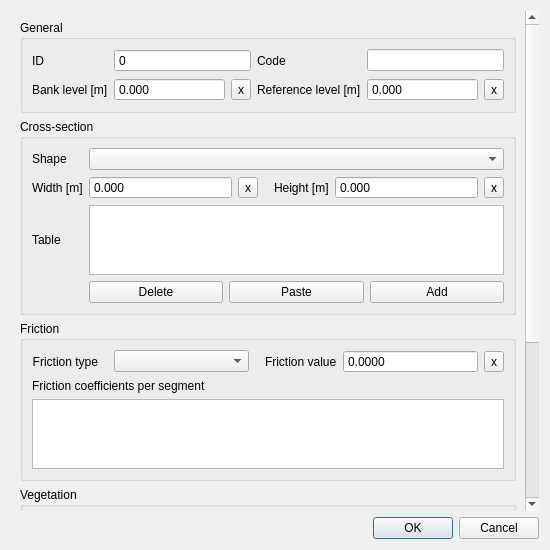
<?xml version="1.0" encoding="UTF-8"?>
<ui version="4.0">
 <class>Dialog</class>
 <widget class="QDialog" name="Dialog">
  <property name="geometry">
   <rect>
    <x>0</x>
    <y>0</y>
    <width>550</width>
    <height>550</height>
   </rect>
  </property>
  <property name="windowTitle">
   <string>Dialog</string>
  </property>
  <layout class="QGridLayout" name="gridLayout">
   <item row="0" column="0">
    <widget class="QScrollArea" name="scrollArea">
     <property name="frameShape">
      <enum>QFrame::NoFrame</enum>
     </property>
     <property name="widgetResizable">
      <bool>true</bool>
     </property>
     <widget class="QWidget" name="scrollAreaWidgetContents">
      <property name="geometry">
       <rect>
        <x>0</x>
        <y>0</y>
        <width>515</width>
        <height>691</height>
       </rect>
      </property>
      <layout class="QGridLayout" name="gridLayout_2">
       <item row="0" column="0">
        <widget class="QGroupBox" name="grp_general">
         <property name="enabled">
          <bool>true</bool>
         </property>
         <property name="title">
          <string>General</string>
         </property>
         <layout class="QGridLayout" name="gridLayout_9">
          <item row="0" column="4" colspan="2">
           <widget class="QLineEdit" name="code">
            <property name="sizePolicy">
             <sizepolicy hsizetype="Expanding" vsizetype="Fixed">
              <horstretch>0</horstretch>
              <verstretch>0</verstretch>
             </sizepolicy>
            </property>
            <property name="clearButtonEnabled">
             <bool>true</bool>
            </property>
           </widget>
          </item>
          <item row="0" column="0">
           <widget class="QLabel" name="label_24">
            <property name="text">
             <string>ID</string>
            </property>
            <property name="alignment">
             <set>Qt::AlignLeading|Qt::AlignLeft|Qt::AlignVCenter</set>
            </property>
           </widget>
          </item>
          <item row="1" column="4">
           <widget class="QDoubleSpinBox" name="reference_level">
            <property name="sizePolicy">
             <sizepolicy hsizetype="Expanding" vsizetype="Fixed">
              <horstretch>0</horstretch>
              <verstretch>0</verstretch>
             </sizepolicy>
            </property>
            <property name="locale">
             <locale language="English" country="UnitedStates"/>
            </property>
            <property name="buttonSymbols">
             <enum>QAbstractSpinBox::NoButtons</enum>
            </property>
            <property name="decimals">
             <number>3</number>
            </property>
            <property name="minimum">
             <double>-99999999.000000000000000</double>
            </property>
            <property name="maximum">
             <double>1000000.000000000000000</double>
            </property>
            <property name="showClearButton" stdset="0">
             <bool>true</bool>
            </property>
            <property name="clearValue" stdset="0">
             <bool>true</bool>
            </property>
            <property name="expressionsEnabled" stdset="0">
             <bool>true</bool>
            </property>
           </widget>
          </item>
          <item row="0" column="3">
           <widget class="QLabel" name="label_25">
            <property name="text">
             <string>Code</string>
            </property>
            <property name="alignment">
             <set>Qt::AlignLeading|Qt::AlignLeft|Qt::AlignVCenter</set>
            </property>
           </widget>
          </item>
          <item row="1" column="2">
           <widget class="QToolButton" name="bank_level_clear">
            <property name="text">
             <string>x</string>
            </property>
           </widget>
          </item>
          <item row="1" column="1">
           <widget class="QDoubleSpinBox" name="bank_level">
            <property name="sizePolicy">
             <sizepolicy hsizetype="Expanding" vsizetype="Fixed">
              <horstretch>0</horstretch>
              <verstretch>0</verstretch>
             </sizepolicy>
            </property>
            <property name="locale">
             <locale language="English" country="UnitedStates"/>
            </property>
            <property name="buttonSymbols">
             <enum>QAbstractSpinBox::NoButtons</enum>
            </property>
            <property name="decimals">
             <number>3</number>
            </property>
            <property name="minimum">
             <double>-99999999.000000000000000</double>
            </property>
            <property name="maximum">
             <double>1000000.000000000000000</double>
            </property>
            <property name="showClearButton" stdset="0">
             <bool>true</bool>
            </property>
            <property name="clearValue" stdset="0">
             <bool>true</bool>
            </property>
            <property name="expressionsEnabled" stdset="0">
             <bool>true</bool>
            </property>
           </widget>
          </item>
          <item row="1" column="5">
           <widget class="QToolButton" name="reference_level_clear">
            <property name="text">
             <string>x</string>
            </property>
           </widget>
          </item>
          <item row="1" column="0">
           <widget class="QLabel" name="label_23">
            <property name="text">
             <string>Bank level [m]</string>
            </property>
            <property name="alignment">
             <set>Qt::AlignLeading|Qt::AlignLeft|Qt::AlignVCenter</set>
            </property>
            <property name="indent">
             <number>-1</number>
            </property>
           </widget>
          </item>
          <item row="1" column="3">
           <widget class="QLabel" name="label_6">
            <property name="locale">
             <locale language="English" country="UnitedStates"/>
            </property>
            <property name="text">
             <string>Reference level [m]</string>
            </property>
            <property name="alignment">
             <set>Qt::AlignLeading|Qt::AlignLeft|Qt::AlignVCenter</set>
            </property>
           </widget>
          </item>
          <item row="0" column="1" colspan="2">
           <widget class="QSpinBox" name="id">
            <property name="readOnly">
             <bool>true</bool>
            </property>
            <property name="buttonSymbols">
             <enum>QAbstractSpinBox::NoButtons</enum>
            </property>
            <property name="maximum">
             <number>99999999</number>
            </property>
            <property name="showClearButton" stdset="0">
             <bool>true</bool>
            </property>
            <property name="clearValue" stdset="0">
             <bool>true</bool>
            </property>
            <property name="expressionsEnabled" stdset="0">
             <bool>false</bool>
            </property>
           </widget>
          </item>
         </layout>
        </widget>
       </item>
       <item row="5" column="0">
        <spacer name="verticalSpacer">
         <property name="orientation">
          <enum>Qt::Vertical</enum>
         </property>
         <property name="sizeHint" stdset="0">
          <size>
           <width>20</width>
           <height>40</height>
          </size>
         </property>
        </spacer>
       </item>
       <item row="4" column="0">
        <widget class="QGroupBox" name="grp_channel">
         <property name="locale">
          <locale language="English" country="UnitedStates"/>
         </property>
         <property name="inputMethodHints">
          <set>Qt::ImhNone</set>
         </property>
         <property name="title">
          <string>Channel</string>
         </property>
         <layout class="QGridLayout" name="gridLayout_6">
          <item row="0" column="0">
           <widget class="QLabel" name="label_18">
            <property name="locale">
             <locale language="English" country="UnitedStates"/>
            </property>
            <property name="inputMethodHints">
             <set>Qt::ImhNone</set>
            </property>
            <property name="text">
             <string>Channel ID</string>
            </property>
            <property name="alignment">
             <set>Qt::AlignLeading|Qt::AlignLeft|Qt::AlignVCenter</set>
            </property>
           </widget>
          </item>
          <item row="0" column="1">
           <widget class="QSpinBox" name="channel_id">
            <property name="sizePolicy">
             <sizepolicy hsizetype="Expanding" vsizetype="Fixed">
              <horstretch>0</horstretch>
              <verstretch>0</verstretch>
             </sizepolicy>
            </property>
            <property name="locale">
             <locale language="English" country="UnitedStates"/>
            </property>
            <property name="inputMethodHints">
             <set>Qt::ImhNone</set>
            </property>
            <property name="readOnly">
             <bool>true</bool>
            </property>
            <property name="buttonSymbols">
             <enum>QAbstractSpinBox::NoButtons</enum>
            </property>
            <property name="maximum">
             <number>999999999</number>
            </property>
            <property name="clearValue" stdset="0">
             <bool>true</bool>
            </property>
            <property name="expressionsEnabled" stdset="0">
             <bool>false</bool>
            </property>
           </widget>
          </item>
         </layout>
        </widget>
       </item>
       <item row="2" column="0">
        <widget class="QGroupBox" name="grp_friction">
         <property name="title">
          <string>Friction</string>
         </property>
         <layout class="QGridLayout" name="gridLayout_4">
          <item row="0" column="0">
           <widget class="QLabel" name="label_11">
            <property name="locale">
             <locale language="English" country="UnitedStates"/>
            </property>
            <property name="inputMethodHints">
             <set>Qt::ImhNone</set>
            </property>
            <property name="text">
             <string>Friction type</string>
            </property>
            <property name="alignment">
             <set>Qt::AlignRight|Qt::AlignTrailing|Qt::AlignVCenter</set>
            </property>
            <property name="indent">
             <number>10</number>
            </property>
           </widget>
          </item>
          <item row="0" column="3">
           <widget class="QDoubleSpinBox" name="friction_value">
            <property name="sizePolicy">
             <sizepolicy hsizetype="Expanding" vsizetype="Fixed">
              <horstretch>0</horstretch>
              <verstretch>0</verstretch>
             </sizepolicy>
            </property>
            <property name="locale">
             <locale language="English" country="UnitedStates"/>
            </property>
            <property name="inputMethodHints">
             <set>Qt::ImhNone</set>
            </property>
            <property name="buttonSymbols">
             <enum>QAbstractSpinBox::NoButtons</enum>
            </property>
            <property name="decimals">
             <number>4</number>
            </property>
            <property name="maximum">
             <double>1000000.000000000000000</double>
            </property>
            <property name="showClearButton" stdset="0">
             <bool>true</bool>
            </property>
            <property name="clearValue" stdset="0">
             <bool>true</bool>
            </property>
            <property name="expressionsEnabled" stdset="0">
             <bool>true</bool>
            </property>
           </widget>
          </item>
          <item row="0" column="2">
           <widget class="QLabel" name="label_10">
            <property name="locale">
             <locale language="English" country="UnitedStates"/>
            </property>
            <property name="inputMethodHints">
             <set>Qt::ImhNone</set>
            </property>
            <property name="text">
             <string>Friction value</string>
            </property>
            <property name="alignment">
             <set>Qt::AlignLeading|Qt::AlignLeft|Qt::AlignVCenter</set>
            </property>
            <property name="indent">
             <number>10</number>
            </property>
           </widget>
          </item>
          <item row="0" column="4">
           <widget class="QToolButton" name="friction_value_clear">
            <property name="text">
             <string>x</string>
            </property>
           </widget>
          </item>
          <item row="0" column="1">
           <widget class="QComboBox" name="friction_type">
            <property name="sizePolicy">
             <sizepolicy hsizetype="Expanding" vsizetype="Fixed">
              <horstretch>0</horstretch>
              <verstretch>0</verstretch>
             </sizepolicy>
            </property>
            <property name="locale">
             <locale language="English" country="UnitedStates"/>
            </property>
            <property name="inputMethodHints">
             <set>Qt::ImhNone</set>
            </property>
           </widget>
          </item>
          <item row="1" column="0" colspan="5">
           <widget class="QLabel" name="cross_section_table_label_2">
            <property name="text">
             <string>Friction coefficients per segment</string>
            </property>
           </widget>
          </item>
          <item row="2" column="0" colspan="5">
           <widget class="QTableWidget" name="cross_section_friction_widget">
            <property name="inputMethodHints">
             <set>Qt::ImhDigitsOnly</set>
            </property>
            <property name="selectionBehavior">
             <enum>QAbstractItemView::SelectRows</enum>
            </property>
           </widget>
          </item>
         </layout>
        </widget>
       </item>
       <item row="1" column="0">
        <widget class="QGroupBox" name="grp_characteristics">
         <property name="locale">
          <locale language="English" country="UnitedStates"/>
         </property>
         <property name="inputMethodHints">
          <set>Qt::ImhNone</set>
         </property>
         <property name="title">
          <string>Cross-section</string>
         </property>
         <layout class="QGridLayout" name="gridLayout_3">
          <item row="3" column="3">
           <widget class="QLabel" name="cross_section_height_label">
            <property name="locale">
             <locale language="English" country="UnitedStates"/>
            </property>
            <property name="inputMethodHints">
             <set>Qt::ImhNone</set>
            </property>
            <property name="text">
             <string>Height [m]</string>
            </property>
            <property name="alignment">
             <set>Qt::AlignLeading|Qt::AlignLeft|Qt::AlignVCenter</set>
            </property>
            <property name="indent">
             <number>10</number>
            </property>
           </widget>
          </item>
          <item row="3" column="2">
           <widget class="QToolButton" name="cross_section_width_clear">
            <property name="text">
             <string>x</string>
            </property>
           </widget>
          </item>
          <item row="5" column="1" colspan="5">
           <widget class="QTableWidget" name="cross_section_table_widget">
            <property name="inputMethodHints">
             <set>Qt::ImhDigitsOnly</set>
            </property>
            <property name="selectionBehavior">
             <enum>QAbstractItemView::SelectRows</enum>
            </property>
           </widget>
          </item>
          <item row="3" column="5">
           <widget class="QToolButton" name="cross_section_height_clear">
            <property name="text">
             <string>x</string>
            </property>
           </widget>
          </item>
          <item row="1" column="1" colspan="5">
           <widget class="QComboBox" name="cross_section_shape">
            <property name="sizePolicy">
             <sizepolicy hsizetype="MinimumExpanding" vsizetype="Fixed">
              <horstretch>0</horstretch>
              <verstretch>0</verstretch>
             </sizepolicy>
            </property>
            <property name="locale">
             <locale language="English" country="UnitedStates"/>
            </property>
            <property name="inputMethodHints">
             <set>Qt::ImhNone</set>
            </property>
            <property name="editable">
             <bool>false</bool>
            </property>
           </widget>
          </item>
          <item row="3" column="4">
           <widget class="QDoubleSpinBox" name="cross_section_height">
            <property name="sizePolicy">
             <sizepolicy hsizetype="Expanding" vsizetype="Fixed">
              <horstretch>0</horstretch>
              <verstretch>0</verstretch>
             </sizepolicy>
            </property>
            <property name="buttonSymbols">
             <enum>QAbstractSpinBox::NoButtons</enum>
            </property>
            <property name="decimals">
             <number>3</number>
            </property>
            <property name="maximum">
             <double>1000000.000000000000000</double>
            </property>
           </widget>
          </item>
          <item row="3" column="0">
           <widget class="QLabel" name="cross_section_width_label">
            <property name="locale">
             <locale language="English" country="UnitedStates"/>
            </property>
            <property name="inputMethodHints">
             <set>Qt::ImhNone</set>
            </property>
            <property name="text">
             <string>Width [m]</string>
            </property>
            <property name="alignment">
             <set>Qt::AlignLeading|Qt::AlignLeft|Qt::AlignVCenter</set>
            </property>
           </widget>
          </item>
          <item row="3" column="1">
           <widget class="QDoubleSpinBox" name="cross_section_width">
            <property name="sizePolicy">
             <sizepolicy hsizetype="MinimumExpanding" vsizetype="Fixed">
              <horstretch>0</horstretch>
              <verstretch>0</verstretch>
             </sizepolicy>
            </property>
            <property name="buttonSymbols">
             <enum>QAbstractSpinBox::NoButtons</enum>
            </property>
            <property name="decimals">
             <number>3</number>
            </property>
            <property name="maximum">
             <double>1000000.000000000000000</double>
            </property>
           </widget>
          </item>
          <item row="1" column="0">
           <widget class="QLabel" name="label_5">
            <property name="locale">
             <locale language="English" country="UnitedStates"/>
            </property>
            <property name="inputMethodHints">
             <set>Qt::ImhNone</set>
            </property>
            <property name="text">
             <string>Shape</string>
            </property>
            <property name="alignment">
             <set>Qt::AlignLeading|Qt::AlignLeft|Qt::AlignVCenter</set>
            </property>
           </widget>
          </item>
          <item row="5" column="0">
           <widget class="QLabel" name="cross_section_table_label">
            <property name="text">
             <string>Table</string>
            </property>
           </widget>
          </item>
          <item row="6" column="1" colspan="5">
           <layout class="QHBoxLayout" name="horizontalLayout">
            <property name="bottomMargin">
             <number>0</number>
            </property>
            <item>
             <widget class="QPushButton" name="cross_section_table_delete">
              <property name="toolTip">
               <string>Delete selected rows</string>
              </property>
              <property name="text">
               <string>Delete</string>
              </property>
             </widget>
            </item>
            <item>
             <widget class="QPushButton" name="cross_section_table_paste">
              <property name="toolTip">
               <string>Paste rows from clipboard</string>
              </property>
              <property name="text">
               <string>Paste</string>
              </property>
             </widget>
            </item>
            <item>
             <widget class="QPushButton" name="cross_section_table_add">
              <property name="toolTip">
               <string>Add new row</string>
              </property>
              <property name="text">
               <string>Add</string>
              </property>
             </widget>
            </item>
           </layout>
          </item>
         </layout>
        </widget>
       </item>
       <item row="3" column="0">
        <widget class="QGroupBox" name="grp_vegetation">
         <property name="title">
          <string>Vegetation</string>
         </property>
         <layout class="QGridLayout" name="gridLayout_5">
          <item row="1" column="6">
           <widget class="QToolButton" name="vegetation_drag_coefficient_clear">
            <property name="text">
             <string>x</string>
            </property>
           </widget>
          </item>
          <item row="0" column="2">
           <widget class="QDoubleSpinBox" name="vegetation_stem_density">
            <property name="sizePolicy">
             <sizepolicy hsizetype="Expanding" vsizetype="Fixed">
              <horstretch>0</horstretch>
              <verstretch>0</verstretch>
             </sizepolicy>
            </property>
            <property name="locale">
             <locale language="English" country="UnitedStates"/>
            </property>
            <property name="buttonSymbols">
             <enum>QAbstractSpinBox::NoButtons</enum>
            </property>
            <property name="decimals">
             <number>3</number>
            </property>
            <property name="maximum">
             <double>1000000.000000000000000</double>
            </property>
            <property name="showClearButton" stdset="0">
             <bool>true</bool>
            </property>
            <property name="clearValue" stdset="0">
             <bool>true</bool>
            </property>
            <property name="expressionsEnabled" stdset="0">
             <bool>true</bool>
            </property>
           </widget>
          </item>
          <item row="0" column="6">
           <widget class="QToolButton" name="vegetation_height_clear">
            <property name="text">
             <string>x</string>
            </property>
           </widget>
          </item>
          <item row="0" column="4">
           <widget class="QLabel" name="label_13">
            <property name="locale">
             <locale language="English" country="UnitedStates"/>
            </property>
            <property name="inputMethodHints">
             <set>Qt::ImhNone</set>
            </property>
            <property name="text">
             <string>Height [m]</string>
            </property>
            <property name="alignment">
             <set>Qt::AlignLeading|Qt::AlignLeft|Qt::AlignVCenter</set>
            </property>
            <property name="margin">
             <number>0</number>
            </property>
            <property name="indent">
             <number>10</number>
            </property>
           </widget>
          </item>
          <item row="1" column="2">
           <widget class="QDoubleSpinBox" name="vegetation_stem_diameter">
            <property name="sizePolicy">
             <sizepolicy hsizetype="Expanding" vsizetype="Fixed">
              <horstretch>0</horstretch>
              <verstretch>0</verstretch>
             </sizepolicy>
            </property>
            <property name="locale">
             <locale language="English" country="UnitedStates"/>
            </property>
            <property name="inputMethodHints">
             <set>Qt::ImhNone</set>
            </property>
            <property name="buttonSymbols">
             <enum>QAbstractSpinBox::NoButtons</enum>
            </property>
            <property name="decimals">
             <number>3</number>
            </property>
            <property name="minimum">
             <double>-9999999999.000000000000000</double>
            </property>
            <property name="maximum">
             <double>9999999999.000000000000000</double>
            </property>
            <property name="showClearButton" stdset="0">
             <bool>true</bool>
            </property>
            <property name="clearValue" stdset="0">
             <bool>true</bool>
            </property>
            <property name="expressionsEnabled" stdset="0">
             <bool>true</bool>
            </property>
           </widget>
          </item>
          <item row="0" column="0">
           <widget class="QLabel" name="label_12">
            <property name="locale">
             <locale language="English" country="UnitedStates"/>
            </property>
            <property name="text">
             <string>&lt;html&gt;&lt;head/&gt;&lt;body&gt;&lt;p&gt;Stem density[m&lt;span style=&quot; vertical-align:super;&quot;&gt;-2&lt;/span&gt;]&lt;/p&gt;&lt;/body&gt;&lt;/html&gt;</string>
            </property>
            <property name="alignment">
             <set>Qt::AlignLeading|Qt::AlignLeft|Qt::AlignVCenter</set>
            </property>
           </widget>
          </item>
          <item row="1" column="4">
           <widget class="QLabel" name="label_14">
            <property name="locale">
             <locale language="English" country="UnitedStates"/>
            </property>
            <property name="inputMethodHints">
             <set>Qt::ImhNone</set>
            </property>
            <property name="text">
             <string>Drag coefficient [-]</string>
            </property>
            <property name="alignment">
             <set>Qt::AlignLeading|Qt::AlignLeft|Qt::AlignVCenter</set>
            </property>
            <property name="indent">
             <number>10</number>
            </property>
           </widget>
          </item>
          <item row="1" column="0">
           <widget class="QLabel" name="label_7">
            <property name="locale">
             <locale language="English" country="UnitedStates"/>
            </property>
            <property name="text">
             <string>Stem diameter[m]</string>
            </property>
            <property name="alignment">
             <set>Qt::AlignLeading|Qt::AlignLeft|Qt::AlignVCenter</set>
            </property>
           </widget>
          </item>
          <item row="1" column="5">
           <widget class="QDoubleSpinBox" name="vegetation_drag_coefficient">
            <property name="sizePolicy">
             <sizepolicy hsizetype="Expanding" vsizetype="Fixed">
              <horstretch>0</horstretch>
              <verstretch>0</verstretch>
             </sizepolicy>
            </property>
            <property name="locale">
             <locale language="English" country="UnitedStates"/>
            </property>
            <property name="inputMethodHints">
             <set>Qt::ImhNone</set>
            </property>
            <property name="buttonSymbols">
             <enum>QAbstractSpinBox::NoButtons</enum>
            </property>
            <property name="decimals">
             <number>4</number>
            </property>
            <property name="maximum">
             <double>1000000.000000000000000</double>
            </property>
            <property name="showClearButton" stdset="0">
             <bool>true</bool>
            </property>
            <property name="clearValue" stdset="0">
             <bool>true</bool>
            </property>
            <property name="expressionsEnabled" stdset="0">
             <bool>true</bool>
            </property>
           </widget>
          </item>
          <item row="0" column="3">
           <widget class="QToolButton" name="vegetation_stem_density_clear">
            <property name="text">
             <string>x</string>
            </property>
           </widget>
          </item>
          <item row="0" column="5">
           <widget class="QDoubleSpinBox" name="vegetation_height">
            <property name="sizePolicy">
             <sizepolicy hsizetype="Expanding" vsizetype="Fixed">
              <horstretch>0</horstretch>
              <verstretch>0</verstretch>
             </sizepolicy>
            </property>
            <property name="locale">
             <locale language="English" country="UnitedStates"/>
            </property>
            <property name="buttonSymbols">
             <enum>QAbstractSpinBox::NoButtons</enum>
            </property>
            <property name="decimals">
             <number>3</number>
            </property>
            <property name="maximum">
             <double>1000000.000000000000000</double>
            </property>
            <property name="showClearButton" stdset="0">
             <bool>true</bool>
            </property>
            <property name="clearValue" stdset="0">
             <bool>true</bool>
            </property>
            <property name="expressionsEnabled" stdset="0">
             <bool>true</bool>
            </property>
           </widget>
          </item>
          <item row="1" column="3">
           <widget class="QToolButton" name="vegetation_stem_diameter_clear">
            <property name="text">
             <string>x</string>
            </property>
           </widget>
          </item>
          <item row="2" column="0" colspan="7">
           <widget class="QLabel" name="cross_section_table_label_3">
            <property name="text">
             <string>Vegetation parameters per segment</string>
            </property>
           </widget>
          </item>
          <item row="3" column="0" colspan="7">
           <widget class="QTableWidget" name="cross_section_vegetation_widget">
            <property name="inputMethodHints">
             <set>Qt::ImhDigitsOnly</set>
            </property>
            <property name="selectionBehavior">
             <enum>QAbstractItemView::SelectRows</enum>
            </property>
           </widget>
          </item>
         </layout>
        </widget>
       </item>
      </layout>
     </widget>
    </widget>
   </item>
   <item row="4" column="0">
    <widget class="QDialogButtonBox" name="buttonBox">
     <property name="standardButtons">
      <set>QDialogButtonBox::Cancel|QDialogButtonBox::Ok</set>
     </property>
    </widget>
   </item>
  </layout>
 </widget>
 <resources/>
 <connections/>
</ui>
